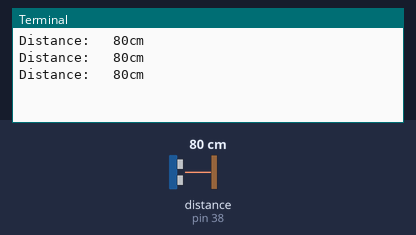
Simulated run of this program. Board: Raspberry Pi (header pin numbers). Shown: the last lines printed to the terminal. The test bench sets the inputs (shaded band); at power-on: distance to the obstacle (sensor on pin 38) 80 cm. The clock reads 2024-03-15 10:24:30 at power-on unless the program sets it; library files of the repository ran but are not shown: hcsr04.py.

Above: at 1.2 s.
1.3 s: distance to the obstacle (sensor on pin 38) set to 2 cm
At 1.9 s:
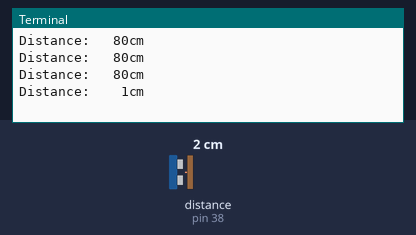
3.0 s: distance to the obstacle (sensor on pin 38) set to 120 cm
At 3.4 s:
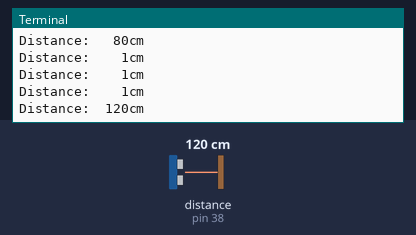

Measured:
- after the input at 1.3 s, the terminal: prints a new line after 0.22 s (image 1)
- after the input at 3.0 s, the terminal: prints a new line at once (image 2)

The program:

pz_sonar_test.py
```python
#!/usr/bin/env python3
# -*- coding: utf-8 -*-
#
# Basic test of HC-SR04 ultrasonic sensor on Picon Zero.
#

import sys, time, traceback
from colorama import init, Fore, Style
init(autoreset=True)

from hardware.hcsr04 import HCSR04

# main ━━━━━━━━━━━━━━━━━━━━━━━━━━━━━━━━━━━━━━━━━━━━━━━━━━━━━━━━━━━━━━━━━━━━━━━━━

def main(argv):

    _hcsr04 = HCSR04()

    try:

        while True:
            distance = int(_hcsr04.getDistance())
            print(Fore.CYAN + 'Distance:\t' + Fore.YELLOW + '{0:>3}cm'.format(distance))
            time.sleep(0.5)

    except KeyboardInterrupt:
        print(Style.BRIGHT + 'caught Ctrl-C; exiting...')
    except Exception:
        print(Fore.RED + Style.BRIGHT + 'error starting kros: {}'.format(traceback.format_exc()))
        sys.exit(1)
    finally:
        _hcsr04.cleanup()

# ┈┈┈┈┈┈┈┈┈┈┈┈┈┈┈┈┈┈┈┈┈┈┈┈┈┈┈┈┈┈┈┈┈┈┈┈┈┈┈┈┈┈┈┈┈┈┈┈┈┈┈┈┈┈┈┈┈┈┈┈┈┈┈┈┈┈┈┈┈┈┈┈┈┈┈┈┈┈
if __name__== "__main__":
    main(sys.argv[1:])

#EOF
```
